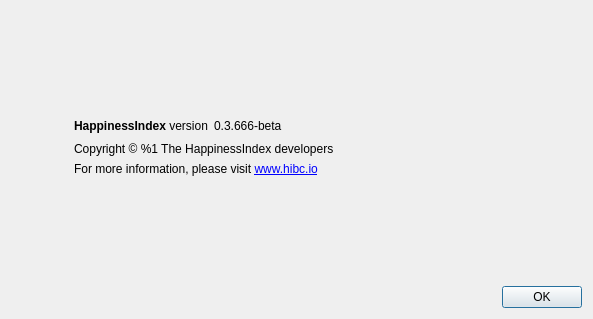
<?xml version="1.0" encoding="UTF-8"?>
<ui version="4.0">
 <class>AboutDialog</class>
 <widget class="QDialog" name="AboutDialog">
  <property name="geometry">
   <rect>
    <x>0</x>
    <y>0</y>
    <width>593</width>
    <height>319</height>
   </rect>
  </property>
  <property name="windowTitle">
   <string>About HappinessIndex</string>
  </property>
  <layout class="QHBoxLayout" name="horizontalLayout_2">
   <item>
    <widget class="QLabel" name="label_4">
     <property name="sizePolicy">
      <sizepolicy hsizetype="Preferred" vsizetype="Ignored">
       <horstretch>0</horstretch>
       <verstretch>0</verstretch>
      </sizepolicy>
     </property>
     <property name="pixmap">
      <pixmap resource="../bitcoin.qrc">:/images/about</pixmap>
     </property>
    </widget>
   </item>
   <item>
    <layout class="QVBoxLayout" name="verticalLayout_2">
     <property name="leftMargin">
      <number>50</number>
     </property>
     <item>
      <spacer name="verticalSpacer_2">
       <property name="orientation">
        <enum>Qt::Vertical</enum>
       </property>
       <property name="sizeHint" stdset="0">
        <size>
         <width>20</width>
         <height>40</height>
        </size>
       </property>
      </spacer>
     </item>
     <item>
      <layout class="QHBoxLayout" name="horizontalLayout">
       <item>
        <widget class="QLabel" name="label">
         <property name="cursor">
          <cursorShape>IBeamCursor</cursorShape>
         </property>
         <property name="text">
          <string>&lt;b&gt;HappinessIndex&lt;/b&gt; version</string>
         </property>
         <property name="textInteractionFlags">
          <set>Qt::LinksAccessibleByMouse|Qt::TextSelectableByKeyboard|Qt::TextSelectableByMouse</set>
         </property>
        </widget>
       </item>
       <item>
        <widget class="QLabel" name="versionLabel">
         <property name="cursor">
          <cursorShape>IBeamCursor</cursorShape>
         </property>
         <property name="text">
          <string notr="true">0.3.666-beta</string>
         </property>
         <property name="textInteractionFlags">
          <set>Qt::LinksAccessibleByMouse|Qt::TextSelectableByKeyboard|Qt::TextSelectableByMouse</set>
         </property>
        </widget>
       </item>
       <item>
        <spacer name="horizontalSpacer">
         <property name="orientation">
          <enum>Qt::Horizontal</enum>
         </property>
         <property name="sizeHint" stdset="0">
          <size>
           <width>40</width>
           <height>20</height>
          </size>
         </property>
        </spacer>
       </item>
      </layout>
     </item>
     <item>
      <widget class="QLabel" name="copyrightLabel">
       <property name="cursor">
        <cursorShape>IBeamCursor</cursorShape>
       </property>
       <property name="text">
        <string>Copyright © %1 The HappinessIndex developers</string>
       </property>
       <property name="textInteractionFlags">
        <set>Qt::LinksAccessibleByMouse|Qt::TextSelectableByKeyboard|Qt::TextSelectableByMouse</set>
       </property>
      </widget>
     </item>
     <item>
      <widget class="QLabel" name="label_2">
       <property name="cursor">
        <cursorShape>IBeamCursor</cursorShape>
       </property>
       <property name="text">
        <string>For more information, please visit &lt;a href=&quot;www.hibc.io&quot;&gt;www.hibc.io&lt;/a&gt;</string>
       </property>
       <property name="textFormat">
        <enum>Qt::RichText</enum>
       </property>
       <property name="wordWrap">
        <bool>true</bool>
       </property>
       <property name="textInteractionFlags">
        <set>Qt::LinksAccessibleByMouse|Qt::TextSelectableByKeyboard|Qt::TextSelectableByMouse</set>
       </property>
      </widget>
     </item>
     <item>
      <spacer name="verticalSpacer">
       <property name="orientation">
        <enum>Qt::Vertical</enum>
       </property>
       <property name="sizeHint" stdset="0">
        <size>
         <width>20</width>
         <height>40</height>
        </size>
       </property>
      </spacer>
     </item>
     <item>
      <widget class="QDialogButtonBox" name="buttonBox">
       <property name="orientation">
        <enum>Qt::Horizontal</enum>
       </property>
       <property name="standardButtons">
        <set>QDialogButtonBox::Ok</set>
       </property>
      </widget>
     </item>
    </layout>
   </item>
  </layout>
 </widget>
 <resources>
  <include location="../bitcoin.qrc"/>
 </resources>
 <connections>
  <connection>
   <sender>buttonBox</sender>
   <signal>accepted()</signal>
   <receiver>AboutDialog</receiver>
   <slot>accept()</slot>
   <hints>
    <hint type="sourcelabel">
     <x>360</x>
     <y>308</y>
    </hint>
    <hint type="destinationlabel">
     <x>157</x>
     <y>274</y>
    </hint>
   </hints>
  </connection>
  <connection>
   <sender>buttonBox</sender>
   <signal>rejected()</signal>
   <receiver>AboutDialog</receiver>
   <slot>reject()</slot>
   <hints>
    <hint type="sourcelabel">
     <x>428</x>
     <y>308</y>
    </hint>
    <hint type="destinationlabel">
     <x>286</x>
     <y>274</y>
    </hint>
   </hints>
  </connection>
 </connections>
</ui>
